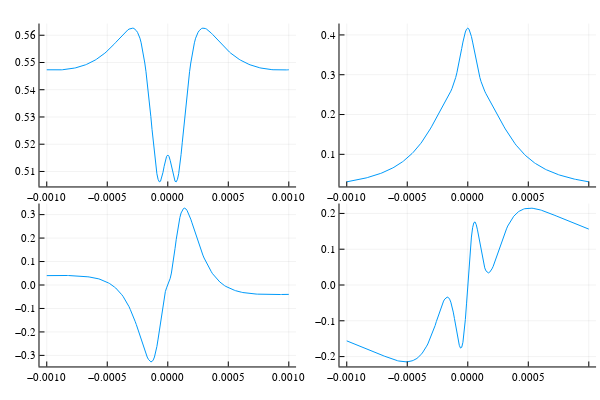

The code cell stored with this chart in its notebook:
### Code cell
plot1=Plots.plot(Bvalues,popEx)
plot2=Plots.plot(Bvalues,popGr)
plot3=Plots.plot(Bvalues,absorb)
plot4=Plots.plot(Bvalues,rotation)
Plots.plot(plot1, plot2, plot3, plot4, layout = (2, 2), legend = false)

### Figure 1 — Plotly figure (JSON) as saved in the notebook; plotly's stock layout.template omitted (floating-point values rounded to 4 significant figures; data arrays with more than 128 entries replaced by an {"elided": "..."} marker saying what was removed)
{"data": [{"colorbar": {"title": ""}, "legendgroup": "y1", "line": {"color": "rgba(0, 154, 250, 1.000)", "dash": "solid", "shape": "linear", "width": 1}, "mode": "lines", "name": "y1", "showlegend": true, "type": "scatter", "x": {"elided": "201 float values"}, "xaxis": "x1", "y": {"elided": "201 float values"}, "yaxis": "y1", "zmax": null, "zmin": null}, {"colorbar": {"title": ""}, "legendgroup": "y1", "line": {"color": "rgba(0, 154, 250, 1.000)", "dash": "solid", "shape": "linear", "width": 1}, "mode": "lines", "name": "y1", "showlegend": true, "type": "scatter", "x": {"elided": "201 float values"}, "xaxis": "x2", "y": {"elided": "201 float values"}, "yaxis": "y2", "zmax": null, "zmin": null}, {"colorbar": {"title": ""}, "legendgroup": "y1", "line": {"color": "rgba(0, 154, 250, 1.000)", "dash": "solid", "shape": "linear", "width": 1}, "mode": "lines", "name": "y1", "showlegend": true, "type": "scatter", "x": {"elided": "201 float values"}, "xaxis": "x3", "y": {"elided": "201 float values"}, "yaxis": "y3", "zmax": null, "zmin": null}, {"colorbar": {"title": ""}, "legendgroup": "y1", "line": {"color": "rgba(0, 154, 250, 1.000)", "dash": "solid", "shape": "linear", "width": 1}, "mode": "lines", "name": "y1", "showlegend": true, "type": "scatter", "x": {"elided": "201 float values"}, "xaxis": "x4", "y": {"elided": "201 float values"}, "yaxis": "y4", "zmax": null, "zmin": null}], "layout": {"annotations": [], "height": 400, "margin": {"b": 20, "l": 0, "r": 0, "t": 20}, "paper_bgcolor": "rgba(255, 255, 255, 1.000)", "plot_bgcolor": "rgba(255, 255, 255, 1.000)", "showlegend": false, "width": 600, "xaxis1": {"anchor": "y1", "domain": [0.06582, 0.4934], "gridcolor": "rgba(0, 0, 0, 0.100)", "gridwidth": 0.5, "linecolor": "rgba(0, 0, 0, 1.000)", "mirror": false, "range": [-0.00106, 0.00106], "showgrid": true, "showline": true, "showticklabels": true, "tickangle": 0, "tickcolor": "rgb(0, 0, 0)", "tickfont": {"color": "rgba(0, 0, 0, 1.000)", "family": "sans-serif", "size": 11}, "tickmode": "array", "ticks": "inside", "ticktext": ["−0.0010", "−0.0005", "0.0000", "0.0005", "0.0010"], "tickvals": [-0.001, -0.0005, 0, 0.0005, 0.001], "title": "", "titlefont": {"color": "rgba(0, 0, 0, 1.000)", "family": "sans-serif", "size": 15}, "type": "-", "visible": true, "zeroline": false, "zerolinecolor": "rgba(0, 0, 0, 1.000)"}, "xaxis2": {"anchor": "y2", "domain": [0.5658, 0.9934], "gridcolor": "rgba(0, 0, 0, 0.100)", "gridwidth": 0.5, "linecolor": "rgba(0, 0, 0, 1.000)", "mirror": false, "range": [-0.00106, 0.00106], "showgrid": true, "showline": true, "showticklabels": true, "tickangle": 0, "tickcolor": "rgb(0, 0, 0)", "tickfont": {"color": "rgba(0, 0, 0, 1.000)", "family": "sans-serif", "size": 11}, "tickmode": "array", "ticks": "inside", "ticktext": ["−0.0010", "−0.0005", "0.0000", "0.0005", "0.0010"], "tickvals": [-0.001, -0.0005, 0, 0.0005, 0.001], "title": "", "titlefont": {"color": "rgba(0, 0, 0, 1.000)", "family": "sans-serif", "size": 15}, "type": "-", "visible": true, "zeroline": false, "zerolinecolor": "rgba(0, 0, 0, 1.000)"}, "xaxis3": {"anchor": "y3", "domain": [0.06582, 0.4934], "gridcolor": "rgba(0, 0, 0, 0.100)", "gridwidth": 0.5, "linecolor": "rgba(0, 0, 0, 1.000)", "mirror": false, "range": [-0.00106, 0.00106], "showgrid": true, "showline": true, "showticklabels": true, "tickangle": 0, "tickcolor": "rgb(0, 0, 0)", "tickfont": {"color": "rgba(0, 0, 0, 1.000)", "family": "sans-serif", "size": 11}, "tickmode": "array", "ticks": "inside", "ticktext": ["−0.0010", "−0.0005", "0.0000", "0.0005", "0.0010"], "tickvals": [-0.001, -0.0005, 0, 0.0005, 0.001], "title": "", "titlefont": {"color": "rgba(0, 0, 0, 1.000)", "family": "sans-serif", "size": 15}, "type": "-", "visible": true, "zeroline": false, "zerolinecolor": "rgba(0, 0, 0, 1.000)"}, "xaxis4": {"anchor": "y4", "domain": [0.5658, 0.9934], "gridcolor": "rgba(0, 0, 0, 0.100)", "gridwidth": 0.5, "linecolor": "rgba(0, 0, 0, 1.000)", "mirror": false, "range": [-0.00106, 0.00106], "showgrid": true, "showline": true, "showticklabels": true, "tickangle": 0, "tickcolor": "rgb(0, 0, 0)", "tickfont": {"color": "rgba(0, 0, 0, 1.000)", "family": "sans-serif", "size": 11}, "tickmode": "array", "ticks": "inside", "ticktext": ["−0.0010", "−0.0005", "0.0000", "0.0005", "0.0010"], "tickvals": [-0.001, -0.0005, 0, 0.0005, 0.001], "title": "", "titlefont": {"color": "rgba(0, 0, 0, 1.000)", "family": "sans-serif", "size": 15}, "type": "-", "visible": true, "zeroline": false, "zerolinecolor": "rgba(0, 0, 0, 1.000)"}, "yaxis1": {"anchor": "x1", "domain": [0.5376, 0.9902], "gridcolor": "rgba(0, 0, 0, 0.100)", "gridwidth": 0.5, "linecolor": "rgba(0, 0, 0, 1.000)", "mirror": false, "range": [0.5045, 0.5643], "showgrid": true, "showline": true, "showticklabels": true, "tickangle": 0, "tickcolor": "rgb(0, 0, 0)", "tickfont": {"color": "rgba(0, 0, 0, 1.000)", "family": "sans-serif", "size": 11}, "tickmode": "array", "ticks": "inside", "ticktext": ["0.51", "0.52", "0.53", "0.54", "0.55", "0.56"], "tickvals": [0.51, 0.52, 0.53, 0.54, 0.55, 0.56], "title": "", "titlefont": {"color": "rgba(0, 0, 0, 1.000)", "family": "sans-serif", "size": 15}, "type": "-", "visible": true, "zeroline": false, "zerolinecolor": "rgba(0, 0, 0, 1.000)"}, "yaxis2": {"anchor": "x2", "domain": [0.5376, 0.9902], "gridcolor": "rgba(0, 0, 0, 0.100)", "gridwidth": 0.5, "linecolor": "rgba(0, 0, 0, 1.000)", "mirror": false, "range": [0.01932, 0.4286], "showgrid": true, "showline": true, "showticklabels": true, "tickangle": 0, "tickcolor": "rgb(0, 0, 0)", "tickfont": {"color": "rgba(0, 0, 0, 1.000)", "family": "sans-serif", "size": 11}, "tickmode": "array", "ticks": "inside", "ticktext": ["0.1", "0.2", "0.3", "0.4"], "tickvals": [0.1, 0.2, 0.3, 0.4], "title": "", "titlefont": {"color": "rgba(0, 0, 0, 1.000)", "family": "sans-serif", "size": 15}, "type": "-", "visible": true, "zeroline": false, "zerolinecolor": "rgba(0, 0, 0, 1.000)"}, "yaxis3": {"anchor": "x3", "domain": [0.03762, 0.4902], "gridcolor": "rgba(0, 0, 0, 0.100)", "gridwidth": 0.5, "linecolor": "rgba(0, 0, 0, 1.000)", "mirror": false, "range": [-0.3472, 0.3472], "showgrid": true, "showline": true, "showticklabels": true, "tickangle": 0, "tickcolor": "rgb(0, 0, 0)", "tickfont": {"color": "rgba(0, 0, 0, 1.000)", "family": "sans-serif", "size": 11}, "tickmode": "array", "ticks": "inside", "ticktext": ["−0.3", "−0.2", "−0.1", "0.0", "0.1", "0.2", "0.3"], "tickvals": [-0.3, -0.2, -0.1, 0, 0.1, 0.2, 0.3], "title": "", "titlefont": {"color": "rgba(0, 0, 0, 1.000)", "family": "sans-serif", "size": 15}, "type": "-", "visible": true, "zeroline": false, "zerolinecolor": "rgba(0, 0, 0, 1.000)"}, "yaxis4": {"anchor": "x4", "domain": [0.03762, 0.4902], "gridcolor": "rgba(0, 0, 0, 0.100)", "gridwidth": 0.5, "linecolor": "rgba(0, 0, 0, 1.000)", "mirror": false, "range": [-0.2276, 0.2276], "showgrid": true, "showline": true, "showticklabels": true, "tickangle": 0, "tickcolor": "rgb(0, 0, 0)", "tickfont": {"color": "rgba(0, 0, 0, 1.000)", "family": "sans-serif", "size": 11}, "tickmode": "array", "ticks": "inside", "ticktext": ["−0.2", "−0.1", "0.0", "0.1", "0.2"], "tickvals": [-0.2, -0.1, 0, 0.1, 0.2], "title": "", "titlefont": {"color": "rgba(0, 0, 0, 1.000)", "family": "sans-serif", "size": 15}, "type": "-", "visible": true, "zeroline": false, "zerolinecolor": "rgba(0, 0, 0, 1.000)"}}}
